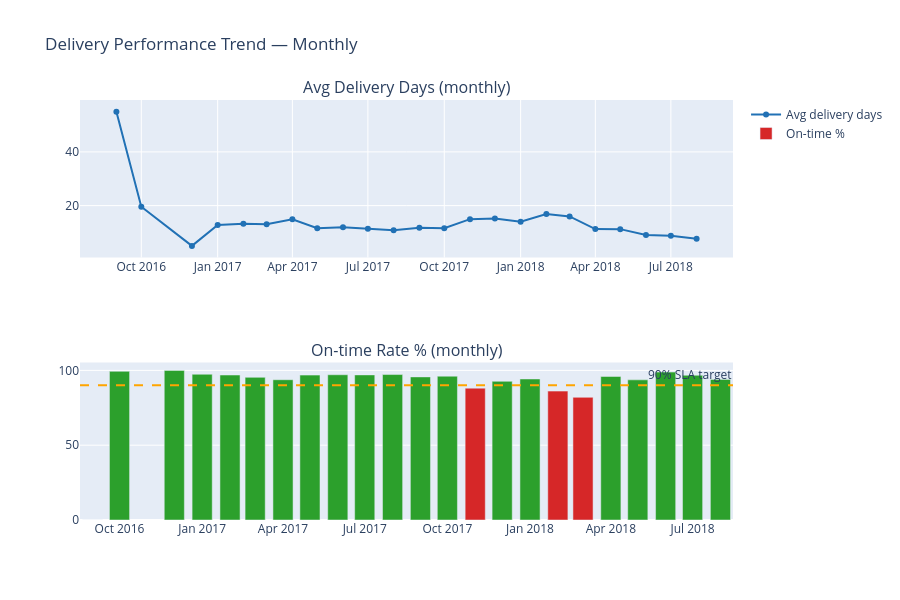

Write notebook code for a chart like this one.
### Code cell
monthly_del = delivery.groupby("month").agg(
    deliveries      = ("order_id",            "count"),
    avg_actual_days = ("actual_delivery_days", "mean"),
    on_time_pct     = ("on_time",              "mean"),
    avg_freight     = ("freight_value",        "mean")
).reset_index()

monthly_del["on_time_pct"] = monthly_del["on_time_pct"] * 100

fig4 = make_subplots(rows=2, cols=1,
    subplot_titles=["Avg Delivery Days (monthly)",
                    "On-time Rate % (monthly)"])

fig4.add_trace(go.Scatter(
    x=monthly_del["month"],
    y=monthly_del["avg_actual_days"],
    mode="lines+markers",
    line=dict(color="#2171b5", width=2),
    name="Avg delivery days"
), row=1, col=1)

colors_ot = ["#2ca02c" if v >= 90 else "#d62728"
             for v in monthly_del["on_time_pct"]]

fig4.add_trace(go.Bar(
    x=monthly_del["month"],
    y=monthly_del["on_time_pct"],
    marker_color=colors_ot,
    name="On-time %"
), row=2, col=1)

fig4.add_hline(y=90, line_dash="dash", line_color="orange",
               row=2, col=1,
               annotation_text="90% SLA target")

fig4.update_layout(height=600,
    title="Delivery Performance Trend — Monthly")
fig4.show()

### Figure 1 — Plotly figure (JSON) as saved in the notebook; plotly's stock layout.template omitted (floating-point values rounded to 4 significant figures)
{"data": [{"line": {"color": "#2171b5", "width": 2}, "mode": "lines+markers", "name": "Avg delivery days", "type": "scatter", "x": ["2016-09-01T00:00:00", "2016-10-01T00:00:00", "2016-12-01T00:00:00", "2017-01-01T00:00:00", "2017-02-01T00:00:00", "2017-03-01T00:00:00", "2017-04-01T00:00:00", "2017-05-01T00:00:00", "2017-06-01T00:00:00", "2017-07-01T00:00:00", "2017-08-01T00:00:00", "2017-09-01T00:00:00", "2017-10-01T00:00:00", "2017-11-01T00:00:00", "2017-12-01T00:00:00", "2018-01-01T00:00:00", "2018-02-01T00:00:00", "2018-03-01T00:00:00", "2018-04-01T00:00:00", "2018-05-01T00:00:00", "2018-06-01T00:00:00", "2018-07-01T00:00:00", "2018-08-01T00:00:00"], "xaxis": "x", "y": [55.0, 19.59, 5.0, 12.74, 13.29, 13.07, 14.94, 11.57, 11.98, 11.34, 10.8, 11.73, 11.57, 14.94, 15.16, 14.03, 16.84, 15.97, 11.25, 11.23, 9.041, 8.813, 7.618], "yaxis": "y"}, {"marker": {"color": ["#d62728", "#2ca02c", "#2ca02c", "#2ca02c", "#2ca02c", "#2ca02c", "#2ca02c", "#2ca02c", "#2ca02c", "#2ca02c", "#2ca02c", "#2ca02c", "#2ca02c", "#d62728", "#2ca02c", "#2ca02c", "#d62728", "#d62728", "#2ca02c", "#2ca02c", "#2ca02c", "#2ca02c", "#2ca02c"]}, "name": "On-time %", "type": "bar", "x": ["2016-09-01T00:00:00", "2016-10-01T00:00:00", "2016-12-01T00:00:00", "2017-01-01T00:00:00", "2017-02-01T00:00:00", "2017-03-01T00:00:00", "2017-04-01T00:00:00", "2017-05-01T00:00:00", "2017-06-01T00:00:00", "2017-07-01T00:00:00", "2017-08-01T00:00:00", "2017-09-01T00:00:00", "2017-10-01T00:00:00", "2017-11-01T00:00:00", "2017-12-01T00:00:00", "2018-01-01T00:00:00", "2018-02-01T00:00:00", "2018-03-01T00:00:00", "2018-04-01T00:00:00", "2018-05-01T00:00:00", "2018-06-01T00:00:00", "2018-07-01T00:00:00", "2018-08-01T00:00:00"], "xaxis": "x2", "y": [0.0, 99.37, 100.0, 97.4, 96.9, 95.34, 93.75, 96.84, 97.08, 96.97, 97.22, 95.64, 96.12, 88.12, 92.69, 94.25, 86.14, 81.99, 95.93, 93.67, 98.85, 96.73, 93.95], "yaxis": "y2"}], "layout": {"annotations": [{"font": {"size": 16}, "showarrow": false, "text": "Avg Delivery Days (monthly)", "x": 0.5, "xanchor": "center", "xref": "paper", "y": 1, "yanchor": "bottom", "yref": "paper"}, {"font": {"size": 16}, "showarrow": false, "text": "On-time Rate % (monthly)", "x": 0.5, "xanchor": "center", "xref": "paper", "y": 0.375, "yanchor": "bottom", "yref": "paper"}, {"showarrow": false, "text": "90% SLA target", "x": 1, "xanchor": "right", "xref": "x2 domain", "y": 90, "yanchor": "bottom", "yref": "y2"}], "height": 600, "shapes": [{"line": {"color": "orange", "dash": "dash"}, "type": "line", "x0": 0, "x1": 1, "xref": "x2 domain", "y0": 90, "y1": 90, "yref": "y2"}], "title": {"text": "Delivery Performance Trend — Monthly"}, "xaxis": {"anchor": "y", "domain": [0, 1]}, "xaxis2": {"anchor": "y2", "domain": [0, 1]}, "yaxis": {"anchor": "x", "domain": [0.625, 1]}, "yaxis2": {"anchor": "x2", "domain": [0, 0.375]}}}
